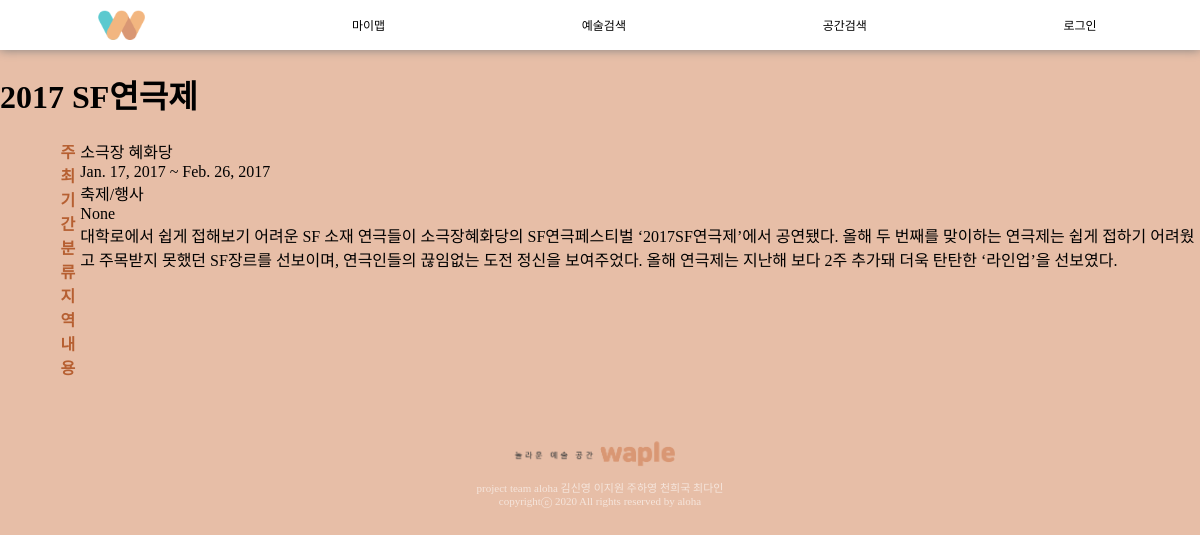
Screenshot of /subapp/detail/1 with the database file from the repository.
### subapp/models.py (models this page shows, shortened)
class FestivalDB(models.Model):
    artinfo = models.ForeignKey(
        ArtInfoDB, on_delete=models.CASCADE, related_name='festival')
    content = models.TextField() #상세내용

class ArtInfoDB(models.Model):
    title = models.CharField(max_length=30)
    host = models.CharField(max_length=30)
    region = models.CharField(max_length=10, null=True)
    category = models.CharField(max_length=10)
    start_date = models.DateField(null=True, auto_now=False, auto_now_add=False)
    end_date = models.DateField(null=True, auto_now=False, auto_now_add=False)

### subapp/views.py (the view)
# urls.py: path('detail/<int:content_pk>', views.detail, name='detail'),
def detail(request, content_pk):
    context={}
    Aitem = None
    Bitem = None
    contentt = ArtInfoDB.objects.get(pk = content_pk)
    if contentt.category == '공연/전시' :
        Aitem = PerformanceDB.objects.get(artinfo_id=content_pk)
    elif contentt.category == '축제/행사':
        Bitem = FestivalDB.objects.get(artinfo_id=content_pk)
    else : #'미술작품/건축물'
        item = ArtWorkDB.objects.get(artinfo_id=content_pk)
    context['Aitem'] = Aitem
    context['Bitem'] = Bitem
    return render(request, 'subapp/detail.html', context)

### subapp/templates/subapp/detail.html (shortened to what this page needs)
{% extends 'base.html' %}
{% load static %}
{% block style %}
    <link rel="stylesheet" href="{% static 'subapp/detail.css' %}" type='text/css'>
{% endblock %}
{% block content %}
    <div id='contents'>
        {% if Bitem %}
        <h1> {{ Bitem.artinfo.title }} </h1>
        <div id='container1'>
            <div id='container2'>
                주최<br>
                기간<br>
                분류<br>
                지역<br>
                내용<br>
            </div>
            <div id='container3'>
                {{ Bitem.artinfo.host}} <br>
                {{Bitem.artinfo.start_date}} ~ {{Bitem.artinfo.end_date}} <br>
                {{Bitem.artinfo.category}} <br>
                {{Bitem.artinfo.region}} <br>
                {{Bitem.content}} <br>
            </div>
        </div>
        {% endif%}
    </div>
{% endblock %}

### static/base.css (style rules this page uses)
body { margin: 0px; background-color: rgb(231, 190, 167); font-family: 'SCDream'; }

### subapp/static/subapp/detail.css (style rules this page uses)
#container1 { display: flex; margin-left: 5%; }
#container2 { font-weight: 700; text-align: right; margin-right: 5px; color: rgb(182, 95, 49); }
#container3 { font-weight: 300; }

### rows the page displays
FestivalDB: artinfo "2017 SF연극제", artinfo.host "소극장 혜화당", artinfo.start_date "Jan. 17, 2017", artinfo.end_date "Feb. 26, 2017", artinfo.category "축제/행사", artinfo.region "None", content "대학로에서 쉽게 접해보기 어려운 SF 소재 연극들이 소극장혜화당의 SF연극페스티벌 ‘2017SF연극제’에서 공연됐다. 올해 두 번째를 맞이하는 연극제는 쉽게 접하기 어려웠고 주목받지 못했던 SF장르를 선보이며, 연극인들의 끊임없는 도전 정신을 보여주었다. 올해 연극제는 지난해 보다 2주 추가돼 더욱 탄탄한 ‘라인업’을 선보였다."
